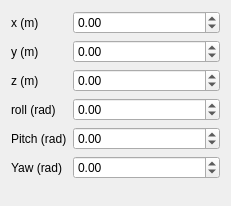
<?xml version="1.0" encoding="UTF-8"?>
<ui version="4.0">
 <class>TransformGuess</class>
 <widget class="QWidget" name="TransformGuess">
  <property name="geometry">
   <rect>
    <x>0</x>
    <y>0</y>
    <width>231</width>
    <height>206</height>
   </rect>
  </property>
  <property name="sizePolicy">
   <sizepolicy hsizetype="Preferred" vsizetype="Preferred">
    <horstretch>0</horstretch>
    <verstretch>0</verstretch>
   </sizepolicy>
  </property>
  <property name="windowTitle">
   <string>Form</string>
  </property>
  <layout class="QFormLayout" name="formLayout">
   <item row="0" column="0">
    <widget class="QLabel" name="label_6">
     <property name="text">
      <string>x (m)</string>
     </property>
    </widget>
   </item>
   <item row="0" column="1">
    <widget class="QDoubleSpinBox" name="xDoubleSpinBox">
     <property name="minimum">
      <double>-1000000000.000000000000000</double>
     </property>
     <property name="maximum">
      <double>1000000000.000000000000000</double>
     </property>
    </widget>
   </item>
   <item row="1" column="0">
    <widget class="QLabel" name="label">
     <property name="text">
      <string>y (m)</string>
     </property>
    </widget>
   </item>
   <item row="1" column="1">
    <widget class="QDoubleSpinBox" name="yDoubleSpinBox">
     <property name="minimum">
      <double>-1000000000.000000000000000</double>
     </property>
     <property name="maximum">
      <double>1000000000.000000000000000</double>
     </property>
    </widget>
   </item>
   <item row="2" column="0">
    <widget class="QLabel" name="label_2">
     <property name="text">
      <string>z (m)</string>
     </property>
    </widget>
   </item>
   <item row="2" column="1">
    <widget class="QDoubleSpinBox" name="zDoubleSpinBox">
     <property name="minimum">
      <double>-1000000000.000000000000000</double>
     </property>
     <property name="maximum">
      <double>1000000000.000000000000000</double>
     </property>
    </widget>
   </item>
   <item row="3" column="0">
    <widget class="QLabel" name="label_3">
     <property name="text">
      <string>roll (rad)</string>
     </property>
    </widget>
   </item>
   <item row="3" column="1">
    <widget class="QDoubleSpinBox" name="rollDoubleSpinBox">
     <property name="minimum">
      <double>-1000000000.000000000000000</double>
     </property>
     <property name="maximum">
      <double>1000000000.000000000000000</double>
     </property>
    </widget>
   </item>
   <item row="4" column="0">
    <widget class="QLabel" name="label_4">
     <property name="text">
      <string>Pitch (rad)</string>
     </property>
    </widget>
   </item>
   <item row="4" column="1">
    <widget class="QDoubleSpinBox" name="pitchDoubleSpinBox">
     <property name="minimum">
      <double>-1000000000.000000000000000</double>
     </property>
     <property name="maximum">
      <double>1000000000.000000000000000</double>
     </property>
    </widget>
   </item>
   <item row="5" column="0">
    <widget class="QLabel" name="label_5">
     <property name="text">
      <string>Yaw (rad)</string>
     </property>
    </widget>
   </item>
   <item row="5" column="1">
    <widget class="QDoubleSpinBox" name="yawDoubleSpinBox">
     <property name="minimum">
      <double>-1000000000.000000000000000</double>
     </property>
     <property name="maximum">
      <double>1000000000.000000000000000</double>
     </property>
    </widget>
   </item>
  </layout>
 </widget>
 <resources/>
 <connections/>
</ui>
